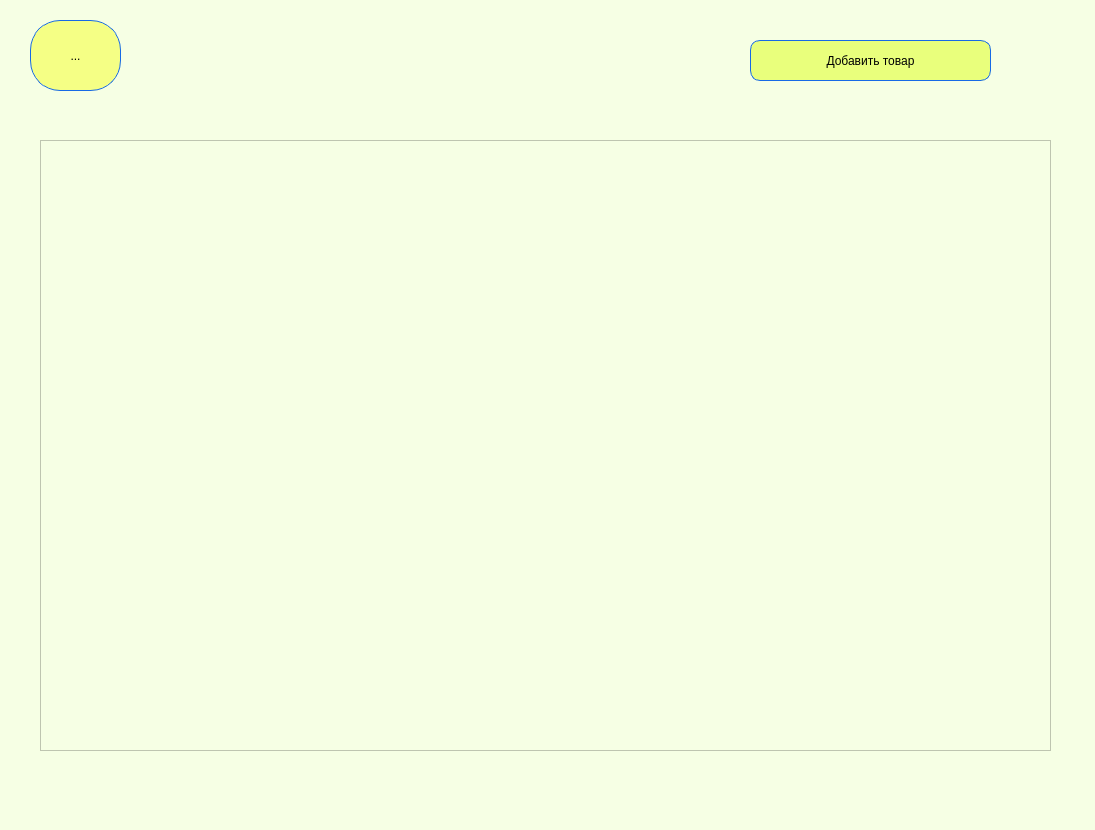
<?xml version="1.0" encoding="UTF-8"?>
<ui version="4.0">
 <class>MainWindow</class>
 <widget class="QMainWindow" name="MainWindow">
  <property name="geometry">
   <rect>
    <x>0</x>
    <y>0</y>
    <width>1095</width>
    <height>830</height>
   </rect>
  </property>
  <property name="windowTitle">
   <string>MainWindow</string>
  </property>
  <property name="styleSheet">
   <string notr="true">background: rgb(246, 255, 228);


</string>
  </property>
  <widget class="QWidget" name="centralwidget">
   <widget class="QPushButton" name="pushButton">
    <property name="geometry">
     <rect>
      <x>750</x>
      <y>40</y>
      <width>241</width>
      <height>41</height>
     </rect>
    </property>
    <property name="styleSheet">
     <string notr="true">margin: 0px;
display:block;
background: rgb(233, 255, 124);
width: 100%;
border-radius: 10px;
overflow:hidden;
border: 1px solid #186ae5;
</string>
    </property>
    <property name="text">
     <string>Добавить товар</string>
    </property>
   </widget>
   <widget class="QToolButton" name="toolButton">
    <property name="geometry">
     <rect>
      <x>30</x>
      <y>20</y>
      <width>91</width>
      <height>71</height>
     </rect>
    </property>
    <property name="styleSheet">
     <string notr="true">border-radius: 30px;
background: rgb(245, 255, 133);
border: 1px solid #186ae5;


</string>
    </property>
    <property name="text">
     <string>...</string>
    </property>
   </widget>
   <widget class="QTableWidget" name="tableWidget">
    <property name="geometry">
     <rect>
      <x>40</x>
      <y>140</y>
      <width>1011</width>
      <height>611</height>
     </rect>
    </property>
   </widget>
  </widget>
  <widget class="QMenuBar" name="menubar">
   <property name="geometry">
    <rect>
     <x>0</x>
     <y>0</y>
     <width>1095</width>
     <height>26</height>
    </rect>
   </property>
  </widget>
  <widget class="QStatusBar" name="statusbar"/>
 </widget>
 <resources/>
 <connections/>
</ui>
